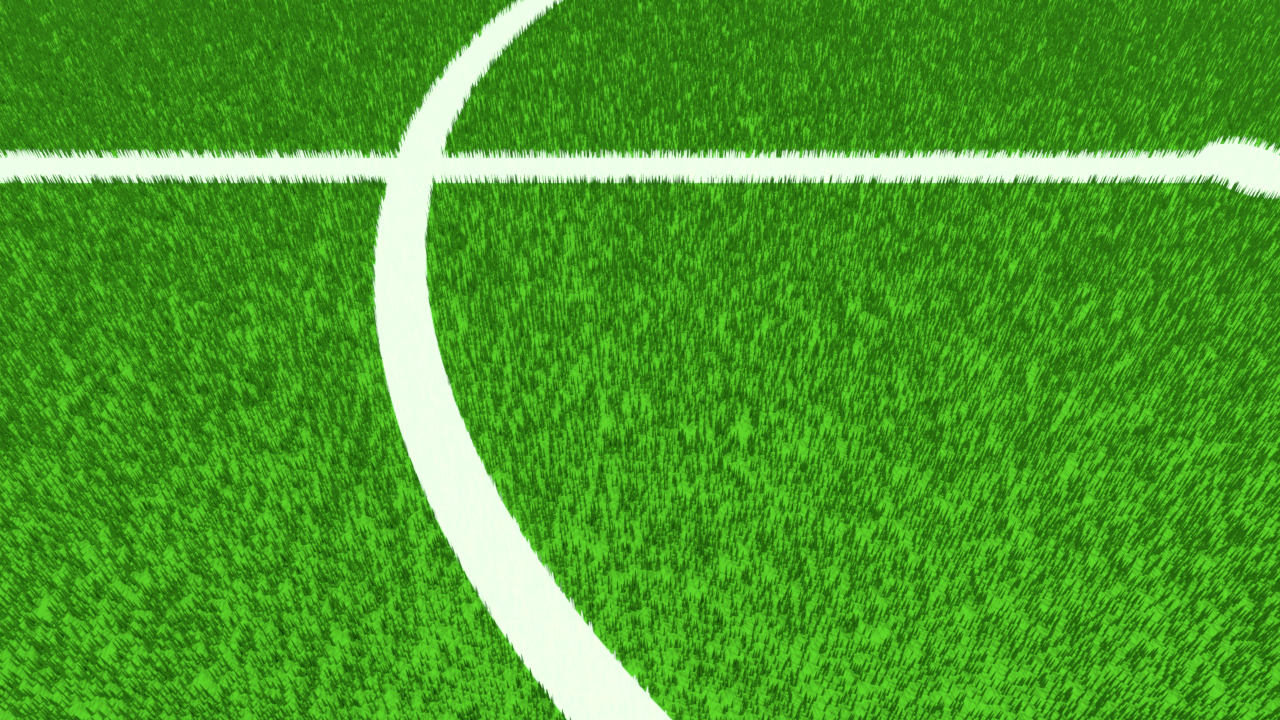
#> input picture segmentasi lapangan/sample4.png, 1280 x 720 px
$ python segmentasi_img2.py
#> lines starting #> are read from the running program, lines starting #| are printed output that depends on the picture; after the words box and inside, x2 and y2 are one past the last pixel; in counts of white or black regions, pixels touching at a corner belong together
import cv2 as cv
import numpy as np

imgframe = cv.imread('sample4.png')
#> imgframe is the input picture: shape (720, 1280, 3); mean B, G, R 42.1, 156.6, 75

if imgframe is None:
    print("Error: Can't load image")
else:
    hsv = cv.cvtColor(imgframe, cv.COLOR_BGR2HSV)
#> hsv: shape (720, 1280, 3); mean H, S, V 51.5, 197.6, 156.6
    kernel = cv.getStructuringElement(cv.MORPH_ELLIPSE, (5, 5))

    valid_mask = cv.inRange(hsv, np.array([0, 50, 50]), np.array([180, 255, 255]))
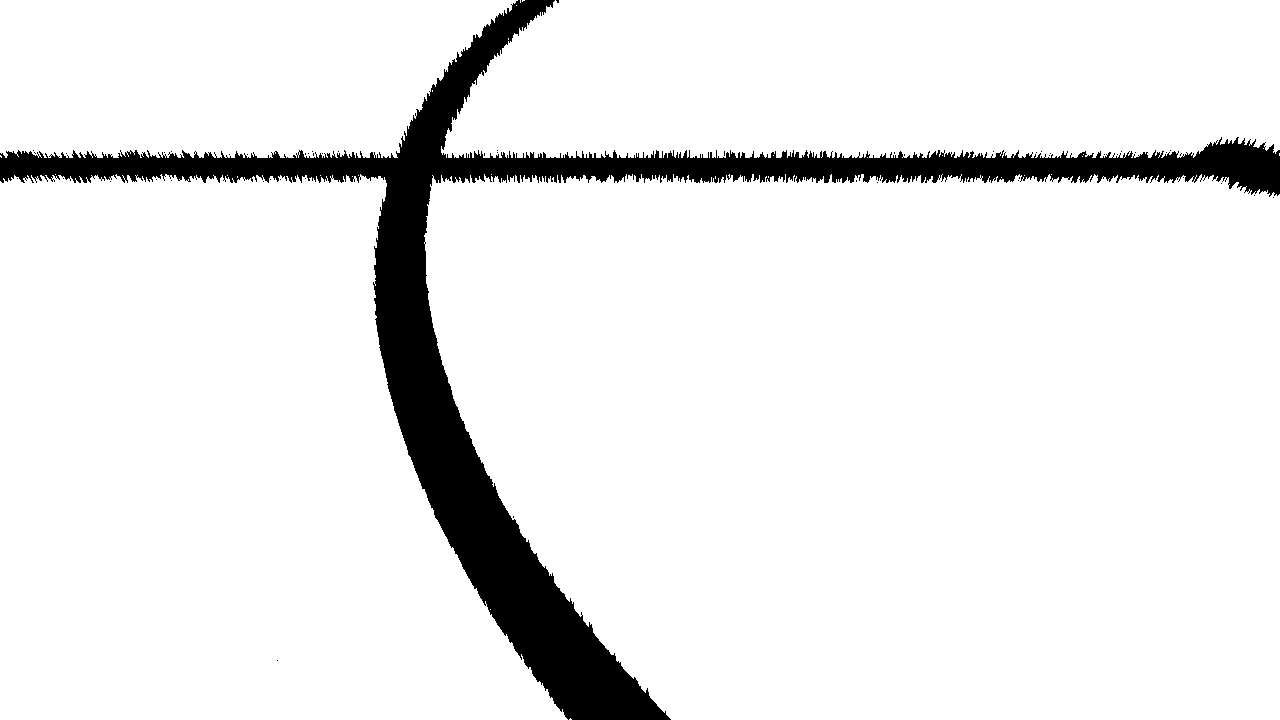
#> valid_mask: shape (720, 1280); 91.8% white; 52 black regions (51 under 20 px), largest, box (x1, y1, x2, y2) and area: (0, 0, 1280, 720) 75472

    hist = cv.calcHist([hsv], [0], valid_mask, [180], [0, 180])
#> hist = 180 values, max 543492 at index 51, min 0 at index 0, mean 4700.3

    dominant_hue = np.argmax(hist)
#> dominant_hue = 51

    low_green = np.array([dominant_hue - 30, 100, 100])
#> low_green = [21, 100, 100]
    up_green = np.array([dominant_hue + 30, 255, 255])
#> up_green = [81, 255, 255]

    green_mask = cv.inRange(hsv, low_green, up_green)
#> green_mask: shape (720, 1280); 89.9% white; 3119 black regions (3112 under 20 px), largest, box (x1, y1, x2, y2) and area: (0, 0, 1280, 720) 84033, (401, 567, 409, 581) 36, (352, 632, 360, 640) 31

    low_white = np.array([0, 0, 200])
    up_white = np.array([180, 30, 255])
    white_mask = cv.inRange(hsv, low_white, up_white)
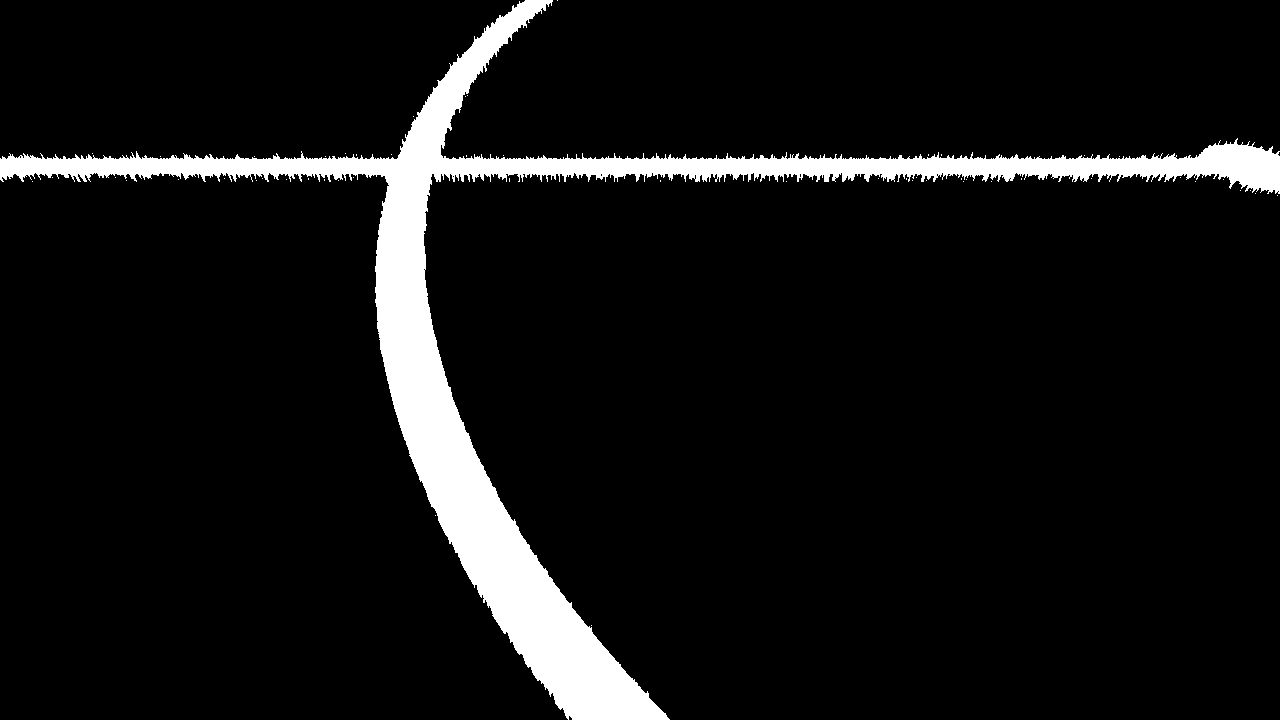
#> white_mask: shape (720, 1280); 7.5% white; 54 white regions (53 under 20 px), largest, box (x1, y1, x2, y2) and area: (0, 0, 1280, 720) 68812

    combined_mask = cv.bitwise_or(green_mask, white_mask)
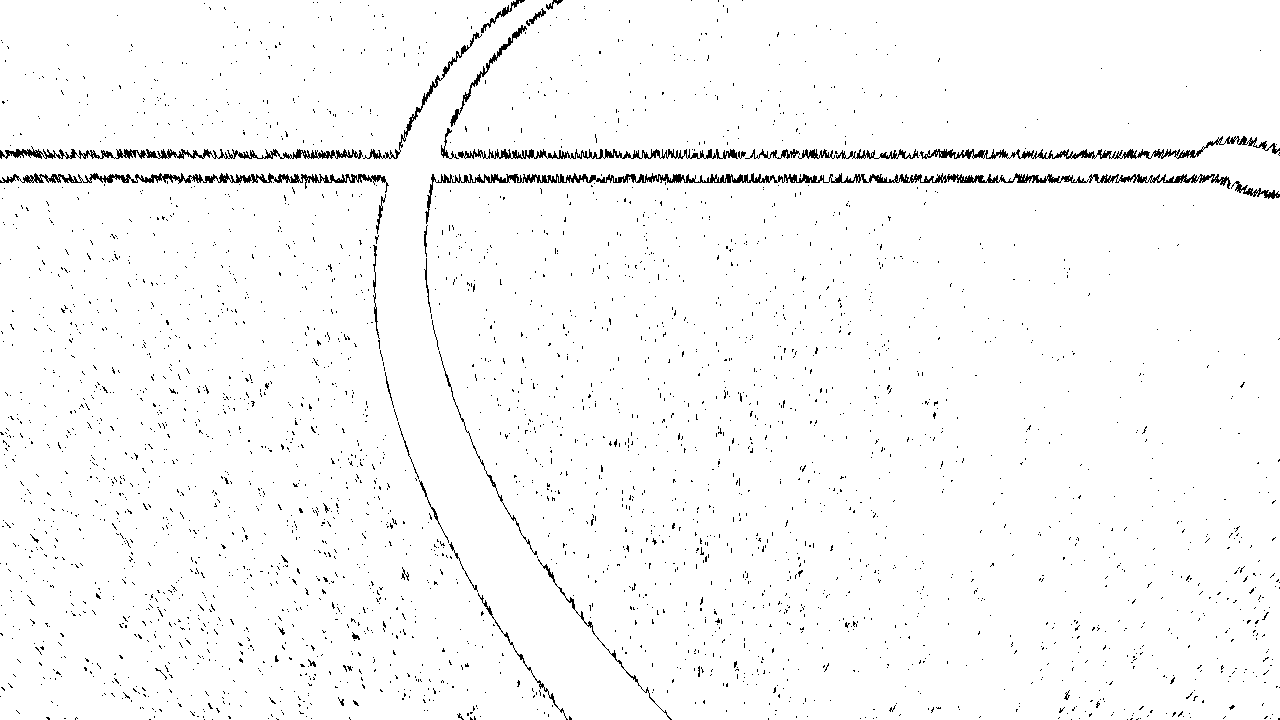
#> combined_mask: shape (720, 1280); 97.4% white; black in thin lines or dots
    combined_mask = cv.morphologyEx(combined_mask, cv.MORPH_CLOSE, kernel, iterations=4)
#> combined_mask: shape (720, 1280); every value is 255

    contours, _ = cv.findContours(combined_mask, cv.RETR_EXTERNAL, cv.CHAIN_APPROX_SIMPLE)
#> contours = [[[0, 0], [0, 719], [1279, 719], [1279, 0]]]

    if contours:
        largest_contour = max(contours, key=cv.contourArea)
#> largest_contour = [[0, 0], [0, 719], [1279, 719], [1279, 0]]
        hull = cv.convexHull(largest_contour)
#> hull = [[1279, 0], [1279, 719], [0, 719], [0, 0]]

        mask = np.zeros_like(combined_mask)
        cv.drawContours(mask, [hull], -1, 255, thickness=-1)

        boundary_frame = imgframe.copy()
        cv.drawContours(boundary_frame, [hull], -1, (0, 255, 0), thickness=2)
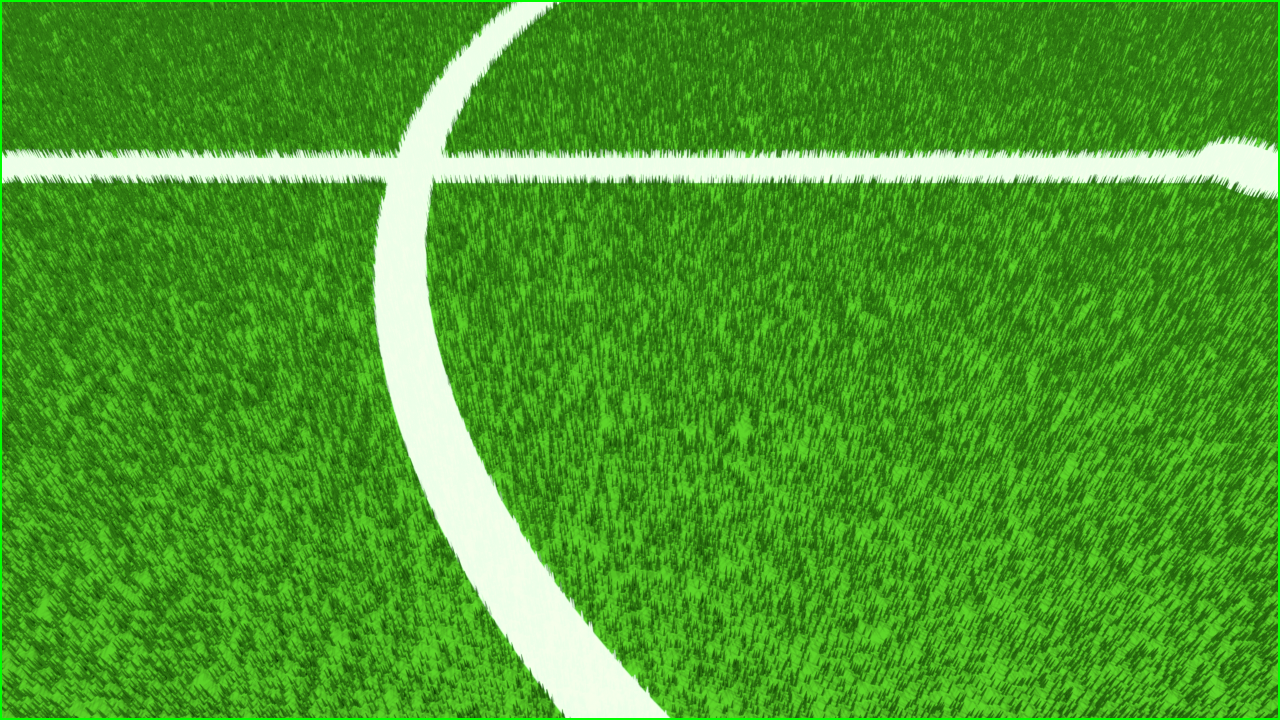
#> boundary_frame: shape (720, 1280, 3); 0.87% of pixels changed, all inside (x1, y1, x2, y2) = (0, 0, 1280, 720)

        roi_frame = cv.bitwise_and(imgframe, imgframe, mask=mask)

        cv.imshow('Field Only', boundary_frame)
        cv.imshow('ROI Frame', roi_frame)
        cv.imshow('Filled Mask', combined_mask)

        cv.waitKey(0)

cv.destroyAllWindows()

$ run again, with segmentasi lapangan/sample1.png copied over segmentasi lapangan/sample4.png
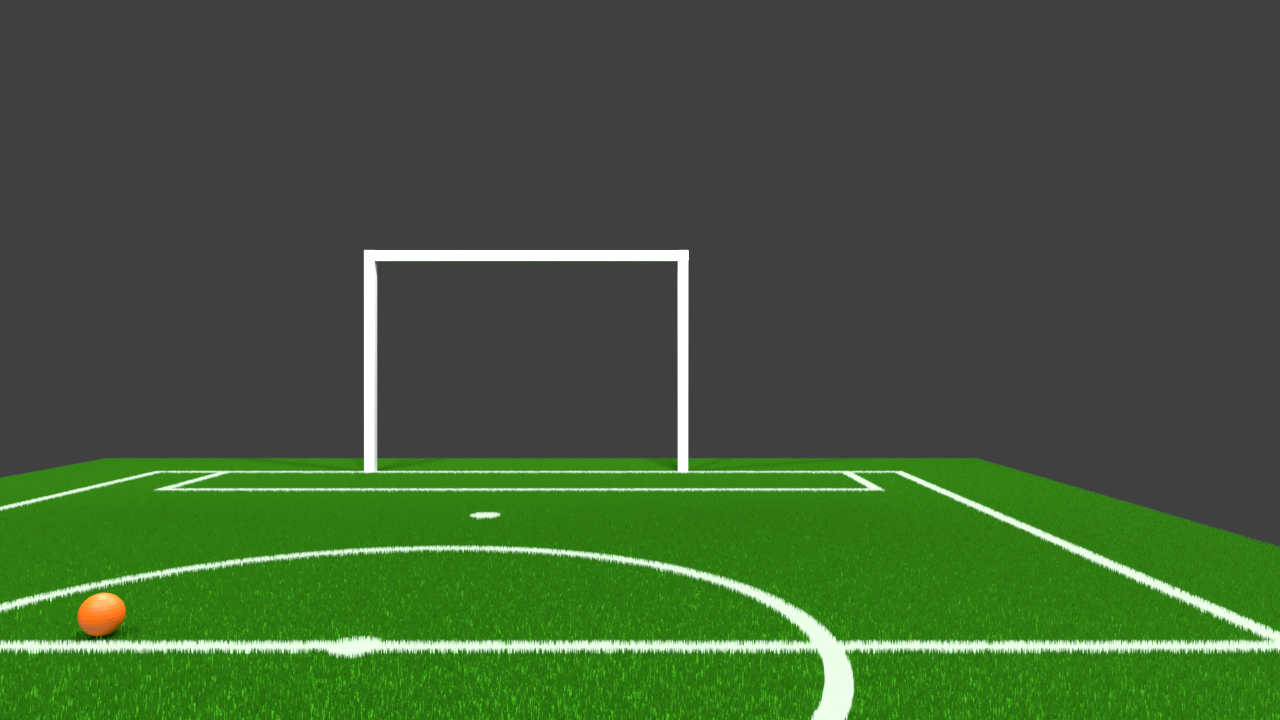
#> input picture segmentasi lapangan/sample1.png, 1280 x 720 px
#> imgframe is the input picture: shape (720, 1280, 3); mean B, G, R 56.5, 90.8, 66.3
#> hsv: shape (720, 1280, 3); mean H, S, V 21.7, 69.2, 91
#> `valid_mask = cv.inRange(hsv, np.array([0, 50, 50]), np.array([180, 255..`:
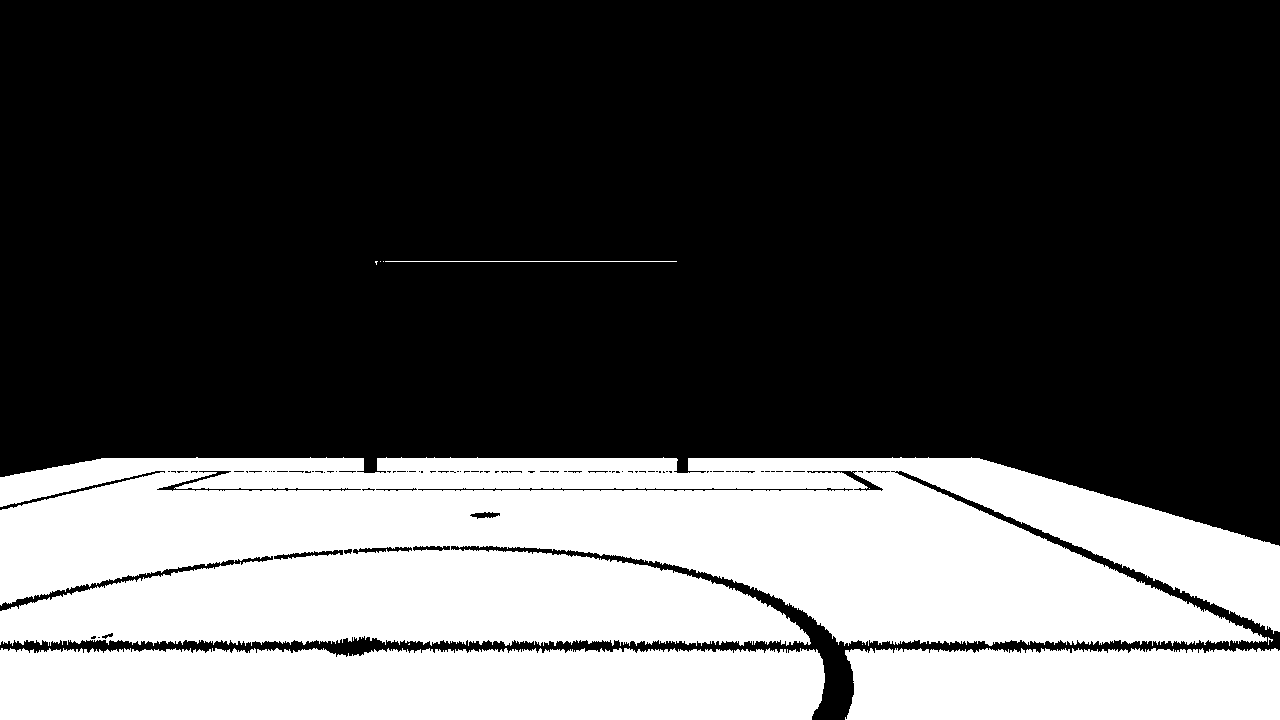
#> valid_mask: shape (720, 1280); 32.4% white; 11 white regions (7 under 20 px), largest, box (x1, y1, x2, y2) and area: (0, 457, 1280, 646) 211257, (0, 648, 825, 720) 57172, (845, 648, 1280, 720) 30054, (385, 261, 677, 262) 292
#> hist = 180 values, max 162153 at index 51, min 0 at index 0, mean 1660
#> dominant_hue = 51
#> low_green = [21, 100, 100]
#> up_green = [81, 255, 255]
#> green_mask: shape (720, 1280); 31% white; 18 white regions (10 under 20 px), largest, box (x1, y1, x2, y2) and area: (0, 472, 1266, 645) 103819, (0, 649, 824, 720) 55358, (0, 550, 810, 645) 53252
#> white_mask: shape (720, 1280); 2.1% white; 164 white regions (153 under 20 px), largest, box (x1, y1, x2, y2) and area: (0, 472, 1280, 720) 9971, (364, 250, 689, 473) 8410, (844, 472, 881, 489) 125
#> contours = 1 contour; box (x1, y1, x2, y2) and area: (0, 250, 1280, 720) 386588
#> largest_contour = contour of 259 points, box (x1, y1, x2, y2) (0, 250, 1280, 720), area 386588
#> hull = [[688, 250], [1278, 546], [1279, 547], [1279, 719], [0, 719], [0, 478], [1, 477], [364, 250]]
#> mask: shape (720, 1280); 51.2% white; 1 black region, box (x1, y1, x2, y2) and area: (0, 0, 1280, 547) 449307
#> boundary_frame: shape (720, 1280, 3); 0.82% of pixels changed, all inside (x1, y1, x2, y2) = (0, 249, 1280, 720)
#> `roi_frame = cv.bitwise_and(imgframe, imgframe, mask=mask)`:
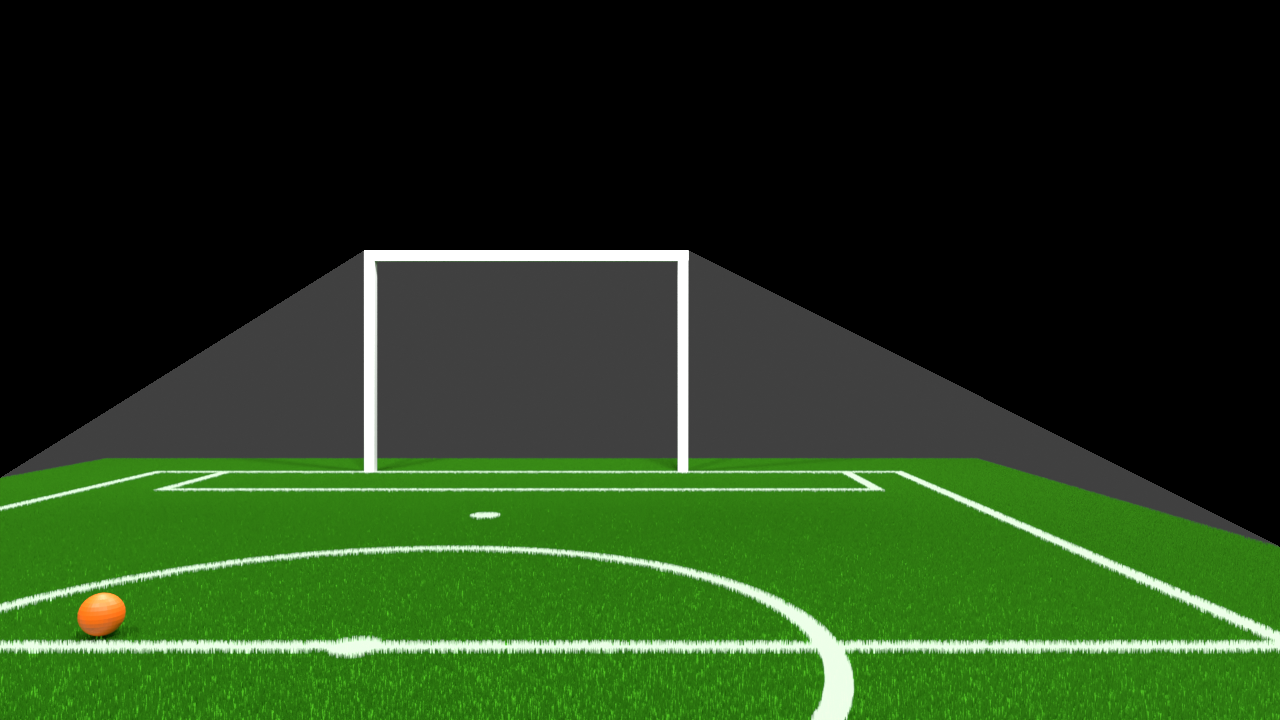
#> roi_frame: shape (720, 1280, 3); mean B, G, R 25.3, 59.5, 35
